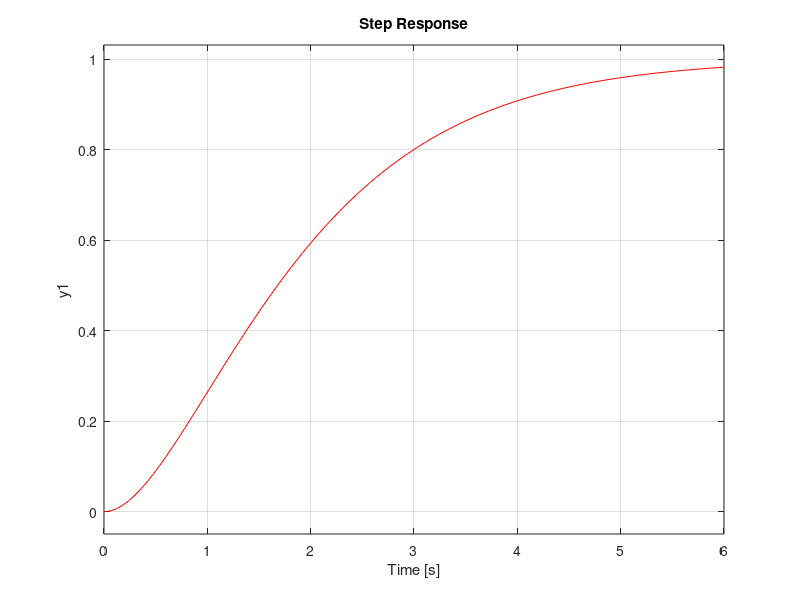

The MATLAB script that drew this image: (Note: this script raises an error after producing the figure.)
%% question 1
clc
clear all

Tr=0;
Ts=0;
Tp=0;
Mp=0;
i=0;
poles=[0;1;2;4];

i=i+1;
n1=1;
d1=[1 2 0];
g1=tf(n1,d1);
t1=feedback(g1,1)
step(t1,'r')
s=stepinfo(t1);
Tr(i)=s.RiseTime
Tp(i)=s.PeakTime
Ts(i)=s.SettlingTime
Mp(i)=s.Overshoot
hold on

i=i+1;
Tp=1;
P1=[Tp 1];
d2=conv(d1,P1);
g2=tf(n1,d2);
t2=feedback(g2,1)
step(t2,'g')
s=stepinfo(t2);
Tr(i)=s.RiseTime
Tp(i)=s.PeakTime
Ts(i)=s.SettlingTime
Mp(i)=s.Overshoot
hold on

i=i+1;
Tp=2;
P2=[Tp 1];
d3=conv(d1,P2);
g3=tf(n1,d3);
t3=feedback(g3,1)
step(t3,'b')
s=stepinfo(t3);
Tr(i)=s.RiseTime
Tp(i)=s.PeakTime
Ts(i)=s.SettlingTime
Mp(i)=s.Overshoot
hold on

i=i+1;
Tp=4;
P3=[Tp 1];
d4=conv(d1,P3);
g4=tf(n1,d4);
t4=feedback(g4,1)
step(t4,'m')
s=stepinfo(t4);
Tr(i)=s.RiseTime
Tp(i)=s.PeakTime
Ts(i)=s.SettlingTime
Mp(i)=s.Overshoot

Tr=Tr';
Ts=Ts';
Tp=Tp';
Mp=Mp';
t=table(poles,Tr,Ts,Tp,Mp)

%% question 2
clc
clear all
close

Tr=0;
Ts=0;
Tp=0;
Mp=0;
i=0;
poles=[0;1;2;4];

i=i+1;
n1=1;
d1=[1 0.6 1];
g1=tf(n1,d1);
step(g1,'r')
s=stepinfo(g1);
Tr(i)=s.RiseTime
Tp(i)=s.PeakTime
Ts(i)=s.SettlingTime
Mp(i)=s.Overshoot
hold on

i=i+1;
Tp=1;
P1=[Tp 1];
d2=conv(d1,P1);
g2=tf(n1,d2);
step(g2,'g')
s=stepinfo(g2);
Tr(i)=s.RiseTime
Tp(i)=s.PeakTime
Ts(i)=s.SettlingTime
Mp(i)=s.Overshoot
hold on

i=i+1;
Tp=2;
P2=[Tp 1];
d3=conv(d1,P2);
g3=tf(n1,d3);
step(g3,'b')
s=stepinfo(g3);
Tr(i)=s.RiseTime
Tp(i)=s.PeakTime
Ts(i)=s.SettlingTime
Mp(i)=s.Overshoot
hold on

i=i+1;
Tp=4;
P3=[Tp 1];
d4=conv(d1,P3);
g4=tf(n1,d4);
step(g4,'m')
s=stepinfo(g4);
Tr(i)=s.RiseTime
Tp(i)=s.PeakTime
Ts(i)=s.SettlingTime
Mp(i)=s.Overshoot

Tr=Tr';
Ts=Ts';
Tp=Tp';
Mp=Mp';
t=table(poles,Tr,Ts,Tp,Mp)
